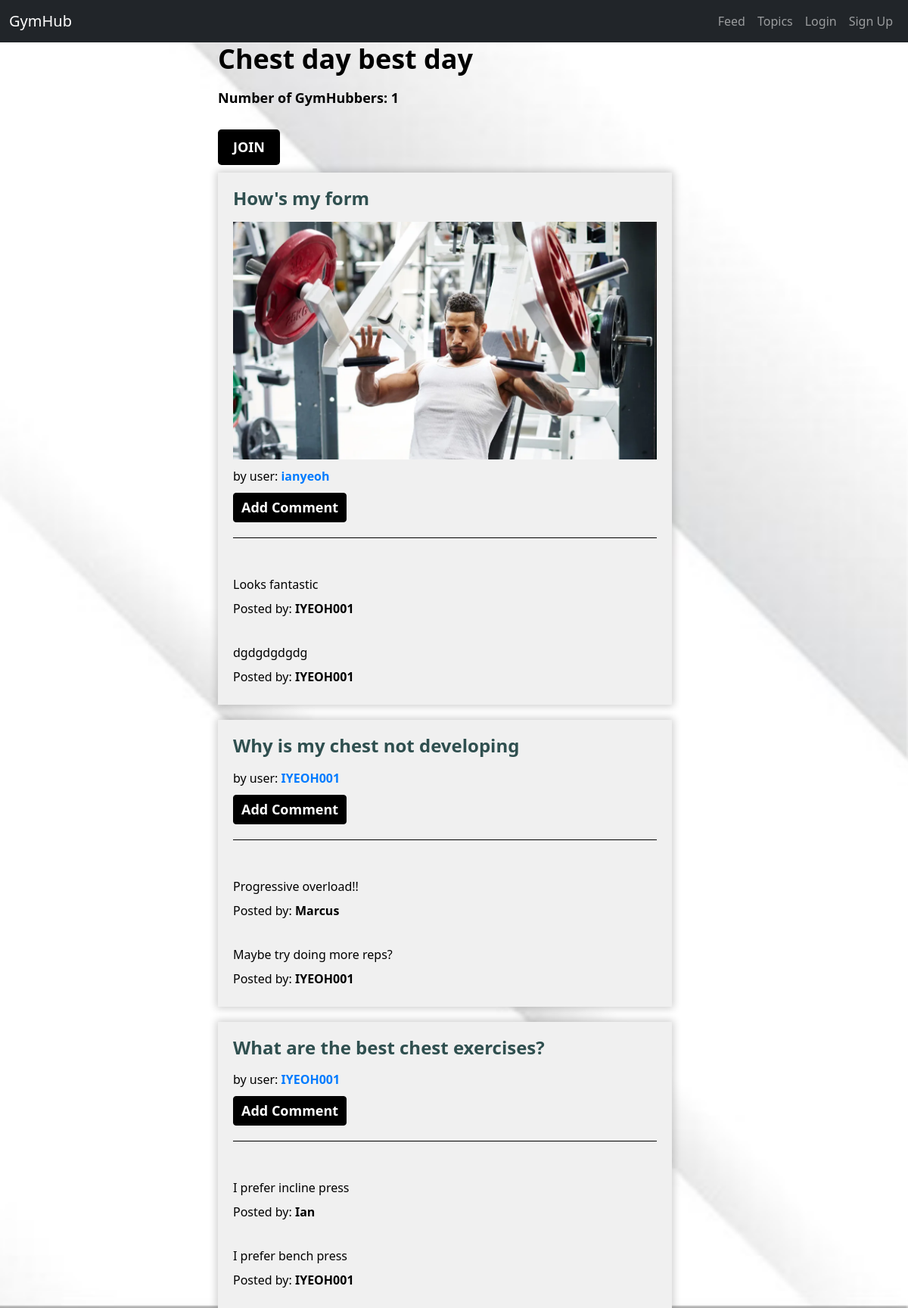
Screenshot of /groups/posts/in/chest-day-best-day/ with the database file from the repository.
### groups/models.py (models this page shows, shortened)
class Group(models.Model):
    name = models.CharField(max_length=255, unique=True)
    slug = models.SlugField(allow_unicode=True, unique=True)
    description = models.TextField(blank=True, default='')
    description_html = models.TextField(editable=False, default='', blank=True)
    members = models.ManyToManyField(User, through='GroupMember')
    class Meta:
        ordering = ['name']

### posts/models.py (models this page shows, shortened)
class Post(models.Model):
    user = models.ForeignKey(User, related_name="posts",
                             on_delete=models.CASCADE)
    created_at = models.DateTimeField(auto_now=True)
    message = models.TextField()
    message_html = models.TextField(editable=False)
    group = models.ForeignKey(
        Group, related_name="posts", null=True, blank=True, on_delete=models.CASCADE)
    image = models.ImageField(upload_to='images/', null=True, blank=True)
    class Meta:
        ordering = ["-created_at"]

class Comment(models.Model):
    post = models.ForeignKey(Post, related_name='comments', on_delete=models.CASCADE)
    author = models.ForeignKey(User, related_name='comments', on_delete=models.CASCADE)
    text = models.TextField(validators=[MaxLengthValidator(2200)])
    created_at = models.DateTimeField(auto_now_add=True)
    updated_at = models.DateTimeField(auto_now=True)
    class Meta:
        ordering = ['-created_at']

### groups/views.py (the view)
# urls.py: path('posts/in/<slug:slug>/', views.SingleGroup.as_view(), name='single'),
class SingleGroup(generic.DetailView):
    model = Group
    def get_context_data(self, **kwargs):
        context = super().get_context_data(**kwargs)
        context['comment_form']= CommentForm()
        return context

### groups/templates/groups/group_detail.html (shortened to what this page needs)
{% extends 'groups/group_base.html' %}
{% load static %}
{% block pregroup %}
{% block extra_css %}
<link rel="stylesheet" type="text/css" href="{% static 'css/group.css' %}">
{% endblock %}
<div class="container group">
<h1>{{group.name}}</h1>
<h4>Number of GymHubbers: {{group.members.count}}</h4>
<div class="content">
	{% if user in group.members.all %}
		<a href="{% url 'groups:leave' slug=group.slug %}" class="btn btn-lg btn-fill btn-warning"><span class='glyphicon glyphicon-remove-circle'></span>Leave</a>
	{% else %}
		<a href="{% url 'groups:join' slug=group.slug %}" class="btn btn-lg btn-fill btn-warning">Join</a>
	{% endif %}
</div>
{% endblock %}
{% block group_content %}
<div class="col-md-8">
	{% if not group.posts.count %}
		<h2>No posts in this group yet!</h2>
		{% else %}
			{% for post in group.posts.all %}
				{% include 'posts/_post.html' %}
			{% endfor %}
	{% endif %}
</div>
</div>
{% endblock %}

### posts/templates/posts/_post.html (shortened to what this page needs)
{% load static %}
{% block extra_css %}
<link rel="stylesheet" type="text/css" href="{% static 'css/posts.css' %}">
{% endblock %}
<div class="post media">
	<a href="{% url 'posts:single' username=post.user.username pk=post.pk %}" title=""><h3>{{post.message_html|safe}}</h3></a>
	<div class="media-body">
		{% if post.image %}
		<div class="post_img"><img src="{{ post.image.url }}" width=100% alt="Post Image"></div>
		{% endif %}
		by user:
		<strong><a href="{% url 'posts:for_user' username=post.user.username %}" title="">{{post.user.username}}</a></strong>
	<div class="media-footer">
		<button id="comment-toggle-{{ post.pk }}" class="btn btn-success">Add Comment</button>
	</div>
	<div class="comments">
		{% for comment in post.comments.all %}
  <br>
      <h2>{{ comment.text|safe|linebreaks }}</h2>
      <p>Posted by: <strong>{{ comment.author }}</strong></p>
  {% empty %}
      <p>No comments posted.</p>
  {% endfor %}
	</div>
</div>
</div>

### static/css/master.css (style rules this page uses)
a { color: #007bff; text-decoration: none; }
.container { width:auto; height: 80vh; }

### static/css/group.css (style rules this page uses)
h1 { color:black; font-size: 36px; font-weight: bold; margin-bottom: 20px; }
h4 { color: black; font-size: 18px; font-weight: bold; margin-bottom: 10px; }
.btn-warning { background-color: black; border: none; color: #FFFFFF; font-size: 18px; font-weight: bold; margin-top: 20px; padding: 10px 20px; text-transform: uppercase; margin-right: 10px; }
.content { width:50vw; }

### static/css/posts.css (style rules this page uses)
.post { margin-bottom: 20px; padding: 20px; background-color: #F0F0F0; border-radius: 0; margin-top: 10px; width: 50vw; box-shadow: 0px 0px 10px 2px rgba(0, 0, 0, 0.2); }
.post h3 { margin-bottom: 10px; color: #2F4F4F; font-size: 24px; font-weight: bold; }
.media-body { margin-top: 10px; color: black; }
.media-footer { margin-top: 10px; margin-bottom: 10px; }
.btn-success { background-color: black; border-color: black; color: #FFFFFF; font-size: 18px; font-weight: bold; padding: 5px 10px; }
.comments { margin-top: 20px; padding-top: 20px; border-top: 1px solid ; }
.comments p { margin-bottom: 5px; font-size: 16px; line-height: 1.5; }
.post_img { margin-bottom: 10px; }

### rows the page displays
Group: name "Chest day best day", members.count "1"
Post: message_html "How's my form", image (picture), user.username "ianyeoh"
Comment: text "Looks fantastic", author "IYEOH001"
Comment: text "dgdgdgdgdg", author "IYEOH001"
Post: message_html "Why is my chest not developing", user.username "IYEOH001"
Comment: text "Progressive overload!!", author "Marcus"
Comment: text "Maybe try doing more reps?", author "IYEOH001"
Post: message_html "What are the best chest exercises?", user.username "IYEOH001"
Comment: text "I prefer incline press", author "Ian"
Comment: text "I prefer bench press", author "IYEOH001"
